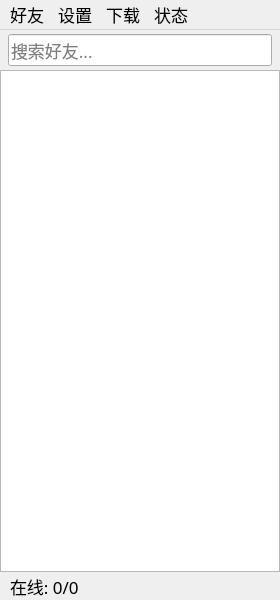
<?xml version="1.0" encoding="UTF-8"?>
<ui version="4.0">
 <class>MainWindow</class>
 <widget class="QMainWindow" name="MainWindow">
  <property name="geometry">
   <rect>
    <x>0</x>
    <y>0</y>
    <width>280</width>
    <height>600</height>
   </rect>
  </property>
  <property name="minimumSize">
   <size>
    <width>240</width>
    <height>400</height>
   </size>
  </property>
  <property name="font">
   <font>
    <family>PingFang SC</family>
    <pointsize>13</pointsize>
   </font>
  </property>
  <property name="acceptDrops">
   <bool>false</bool>
  </property>
  <property name="windowTitle">
   <string>飞秋</string>
  </property>
  <widget class="QWidget" name="centralWidget">
   <layout class="QVBoxLayout" name="mainLayout">
    <property name="spacing">
     <number>0</number>
    </property>
    <property name="leftMargin">
     <number>0</number>
    </property>
    <property name="topMargin">
     <number>0</number>
    </property>
    <property name="rightMargin">
     <number>0</number>
    </property>
    <property name="bottomMargin">
     <number>0</number>
    </property>
    <item>
     <widget class="QWidget" name="searchBarWidget" native="true">
      <property name="minimumSize">
       <size>
        <width>0</width>
        <height>40</height>
       </size>
      </property>
      <property name="maximumSize">
       <size>
        <width>16777215</width>
        <height>40</height>
       </size>
      </property>
      <layout class="QHBoxLayout" name="searchBarLayout">
       <property name="leftMargin">
        <number>8</number>
       </property>
       <property name="topMargin">
        <number>4</number>
       </property>
       <property name="rightMargin">
        <number>8</number>
       </property>
       <property name="bottomMargin">
        <number>4</number>
       </property>
       <item>
        <widget class="QLineEdit" name="searchEdit">
         <property name="placeholderText">
          <string>搜索好友...</string>
         </property>
        </widget>
       </item>
      </layout>
     </widget>
    </item>
    <item>
     <widget class="QListWidget" name="fellowListWidget">
      <property name="focusPolicy">
       <enum>Qt::ClickFocus</enum>
      </property>
     </widget>
    </item>
    <item>
     <widget class="QWidget" name="statusBarWidget" native="true">
      <property name="minimumSize">
       <size>
        <width>0</width>
        <height>28</height>
       </size>
      </property>
      <property name="maximumSize">
       <size>
        <width>16777215</width>
        <height>28</height>
       </size>
      </property>
      <layout class="QHBoxLayout" name="statusBarLayout">
       <property name="leftMargin">
        <number>10</number>
       </property>
       <property name="topMargin">
        <number>0</number>
       </property>
       <property name="rightMargin">
        <number>10</number>
       </property>
       <property name="bottomMargin">
        <number>0</number>
       </property>
       <item>
        <widget class="QLabel" name="statusOnlineLabel">
         <property name="text">
          <string>在线: 0/0</string>
         </property>
        </widget>
       </item>
       <item>
        <spacer name="statusSpacer">
         <property name="orientation">
          <enum>Qt::Horizontal</enum>
         </property>
        </spacer>
       </item>
       <item>
        <widget class="QLabel" name="statusUserLabel">
         <property name="text">
          <string></string>
         </property>
        </widget>
       </item>
      </layout>
     </widget>
    </item>
   </layout>
  </widget>
  <widget class="QMenuBar" name="menuBar">
   <property name="geometry">
    <rect>
     <x>0</x>
     <y>0</y>
     <width>280</width>
     <height>22</height>
    </rect>
   </property>
   <widget class="QMenu" name="searchMenu">
    <property name="title">
     <string>好友</string>
    </property>
    <addaction name="actionSearchFellow"/>
    <addaction name="actionRefreshFellows"/>
    <addaction name="actionAddFellow"/>
   </widget>
   <widget class="QMenu" name="settingMenu">
    <property name="title">
     <string>设置</string>
    </property>
    <addaction name="actionSettings"/>
    <addaction name="actionPlugins"/>
   </widget>
   <widget class="QMenu" name="menuDownload">
    <property name="title">
     <string>下载</string>
    </property>
    <addaction name="actionOpendl"/>
   </widget>
   <widget class="QMenu" name="statusMenu">
    <property name="title">
     <string>状态</string>
    </property>
    <addaction name="actionStatusOnline"/>
    <addaction name="actionStatusAway"/>
    <addaction name="actionStatusBusy"/>
   </widget>
   <addaction name="searchMenu"/>
   <addaction name="settingMenu"/>
   <addaction name="menuDownload"/>
   <addaction name="statusMenu"/>
  </widget>
  <action name="actionSearchFellow">
   <property name="text">
    <string>查找</string>
   </property>
   <property name="shortcut">
    <string>Ctrl+S</string>
   </property>
  </action>
  <action name="actionSettings">
   <property name="text">
    <string>偏好设置</string>
   </property>
  </action>
  <action name="actionOpendl">
   <property name="text">
    <string>打开文件管理对话框</string>
   </property>
   <property name="shortcut">
    <string>Ctrl+D</string>
   </property>
  </action>
  <action name="actionRefreshFellows">
   <property name="text">
    <string>刷新</string>
   </property>
  </action>
  <action name="actionAddFellow">
   <property name="text">
    <string>手动添加</string>
   </property>
  </action>
  <action name="actionStatusOnline">
   <property name="text">
    <string>🟢 在线</string>
   </property>
   <property name="checkable">
    <bool>true</bool>
   </property>
   <property name="checked">
    <bool>true</bool>
   </property>
  </action>
  <action name="actionStatusAway">
   <property name="text">
    <string>🟡 离开</string>
   </property>
   <property name="checkable">
    <bool>true</bool>
   </property>
  </action>
  <action name="actionStatusBusy">
   <property name="text">
    <string>🔴 忙碌</string>
   </property>
   <property name="checkable">
    <bool>true</bool>
   </property>
  </action>
  <action name="actionPlugins">
   <property name="text">
    <string>插件管理</string>
   </property>
  </action>
 </widget>
 <layoutdefault spacing="6" margin="11"/>
 <resources/>
 <connections/>
</ui>
